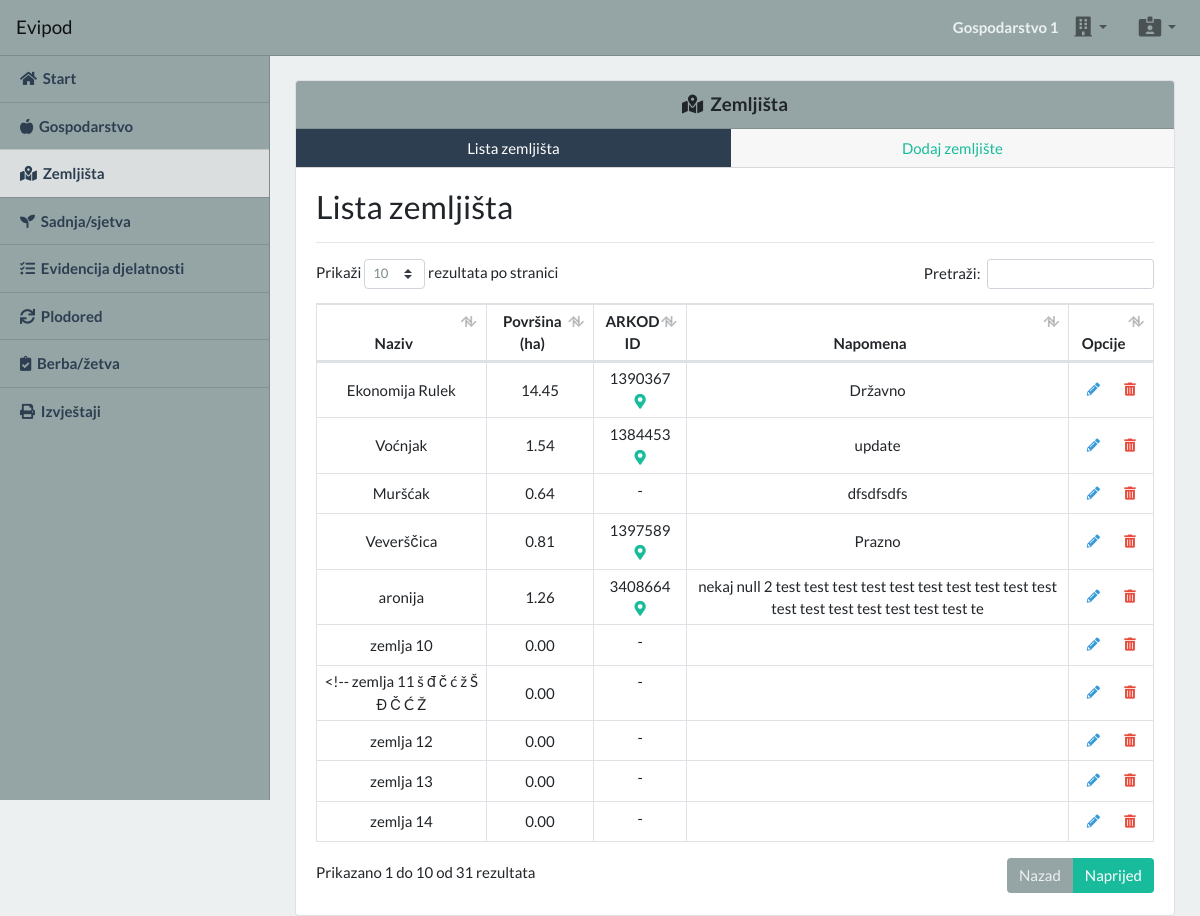
/app/fields (signed in), run on the app's committed database.
### tables this page shows
CREATE TABLE IF NOT EXISTS `business` (
  `business_id` int(11) NOT NULL AUTO_INCREMENT,
  `business_name` varchar(100) NOT NULL,
  `user_id` int(11) NOT NULL,
  `business_owner` varchar(100) NOT NULL,
  `business_oib` varchar(11) NOT NULL,
  `business_mibpg` varchar(11) NOT NULL,
  `business_county` varchar(100) NOT NULL,
  `business_location` varchar(100) NOT NULL,
  `business_post` varchar(5) NOT NULL,
  `business_address` varchar(100) NOT NULL,
  `business_email` varchar(100) NOT NULL,
  `business_tel` varchar(100) NOT NULL,
  `business_mob` varchar(100) NOT NULL,
  `created_at` timestamp NOT NULL DEFAULT CURRENT_TIMESTAMP,
  `updated_at` timestamp NOT NULL DEFAULT CURRENT_TIMESTAMP ON UPDATE CURRENT_TIMESTAMP,
  PRIMARY KEY (`business_id`),
  KEY `user_id` (`user_id`)
);

CREATE TABLE IF NOT EXISTS `fields` (
  `field_id` int(11) NOT NULL AUTO_INCREMENT,
  `business_id` int(11) NOT NULL,
  `field_name` varchar(100) NOT NULL,
  `field_size` decimal(10,2) NOT NULL,
  `field_arkod` varchar(7) NOT NULL,
  `field_note` varchar(100) NOT NULL,
  `created_at` timestamp NOT NULL DEFAULT CURRENT_TIMESTAMP,
  `updated_at` timestamp NOT NULL DEFAULT CURRENT_TIMESTAMP ON UPDATE CURRENT_TIMESTAMP,
  PRIMARY KEY (`field_id`),
  KEY `business_id` (`business_id`)
);

### app/fields.php (the view, shortened to what this page needs)
<?php
require_once "./includes/connection.php";
$userId = $_SESSION['user_id'];
?>
<?php include('./includes/partials/index_head.php'); ?>
<body class="bg-light">
  <?php include('./includes/partials/index_header.php'); ?>
  <?php include('./includes/partials/index_sidebar.php'); ?>
  <section class="content">
    <div class="container-fluid">
      <div class="card">
        <h5 class="card-header text-center bg-secondary">
          <i class="fas fa-map-marked-alt"></i><strong>&nbsp;&nbsp;Zemljišta</strong>
        </h5>
        <div class="card-header p-0">
          <ul class="nav nav-pills nav-fill flex-column flex-sm-row" id="fieldsTab" role="tablist">
            <li class="nav-item">
              <a class="nav-link rounded-0 active" id="fieldsListTab" data-toggle="tab" href="#fieldsList" role="tab">Lista zemljišta</a>
            </li>
            <li class="nav-item">
              <a class="nav-link rounded-0" id="fieldsAddTab" data-toggle="tab" href="#fieldsAdd" role="tab">Dodaj
                zemljište</a>
            </li>
          </ul>
        </div>
        <div class="card-body">
          <div class="tab-content" id="fieldsTabContent">
            <div class="tab-pane fade show active" id="fieldsList" role="tabpanel">
              <h3>Lista zemljišta</h3>
              <hr>
              <table class="table table-sm table-bordered table-hover text-center datatable-enable" id="fieldsTable">
                <thead>
                  <tr>
                    <th>Naziv</th>
                    <th>Površina (ha)</th>
                    <th>ARKOD ID</th>
                    <th>Napomena</th>
                    <th style="width: 10%">Opcije</th>
                  </tr>
                </thead>
                <tbody>
                  <?php
                  $query = $conn->prepare("SELECT * FROM fields WHERE business_id = ? ORDER BY created_at");
                  $query->bind_param("i", $resultUser['current_business_id']);
                  $query->execute();
                  $result = $query->get_result();
                  if ($result->num_rows > 0) {
                    while ($row = $result->fetch_assoc()) {
                      echo "<tr>";
                      echo "<td class='align-middle'>{$row['field_name']}</td>";
                      echo "<td class='align-middle'>{$row['field_size']}</td>";
                      echo $row['field_arkod'] != '' ? "<td>{$row['field_arkod']}<a href='http://preglednik.arkod.hr/ARKOD-Web/#layers=OSNOVNI%20PROSTORNI%20PODACI,DOF-client,ZU-client&map_sc=7142&query=LPIS:ID:{$row['field_arkod']}&feature=LPIS:{$row['field_arkod']}' target='_blank' rel='noopener noreferrer' title='Lokacija'><i class='fas fa-map-marker-alt px-2'></i></a></td>" : "<td>-</td>";
                      echo "<td class='align-middle'>{$row['field_note']}</td>";
                      echo "<td class='align-middle'>
                              <div class='btn-group btn-group-sm d-flex' role='group'>
                                <button type='button' class='btn btn-link text-info fieldsEditBtn' title='Uredi' data-fields-id-edit='{$row['field_id']}'><i class='fas fa-pencil-alt'></i></button>
                                <button type='button' class='btn btn-link text-danger fieldsDeleteBtn' title='Izbriši' data-fields-id-delete='{$row['field_id']}'><i class='fas fa-trash-alt'></i></button>
                              </div>
                            </td>";
                      echo "</tr>";
                    }
                  }
                  ?>
                </tbody>
              </table>
            </div>
          </div>
        </div>
      </div>
    </div>
  </section>
</body>
</html>

### app/includes/partials/index_header.php (shortened to what this page needs)
<?php
$queryUser = $conn->prepare("SELECT * FROM users WHERE user_id = ? LIMIT 1");
$queryUser->bind_param("i", $userId);
$queryUser->execute();
$resultUser = $queryUser->get_result()->fetch_assoc();
if ($resultUser['current_business_id'] != NULL) {
  $queryCurrentBusiness = $conn->prepare("SELECT * FROM business WHERE business_id = ? LIMIT 1");
  $queryCurrentBusiness->bind_param("i", $resultUser['current_business_id']);
  $queryCurrentBusiness->execute();
  $resultCurrentBusiness = $queryCurrentBusiness->get_result()->fetch_assoc();
}
?>
<header class="header">
  <nav class="navbar fixed-top navbar-expand-lg navbar-light bg-secondary border-bottom border-dark">
    <a class="navbar-brand d-none d-lg-block brandTopScroll" href="">Evipod</a>
    <div class="collapse navbar-collapse" id="navbarSupportedContent">
      <ul class="navbar-nav ml-auto mt-2 mt-lg-0">
        <?php if ($resultUser['current_business_id'] != NULL) : ?>
          <span class="navbar-text text-light font-weight-bold mr-2 d-none d-lg-block">
            <?php echo strlen($resultCurrentBusiness['business_name']) > 20 ? substr($resultCurrentBusiness['business_name'], 0, 20) . "..." : $resultCurrentBusiness['business_name']; ?>
          </span>
          <li class="nav-item dropdown" title="Odabir gospodarstva">
            <a class="nav-link dropdown-toggle" href="#" id="opgSelectDropdownBtn" role="button" data-toggle="dropdown">
              <i class="fas fa-building fa-lg"></i>
            </a>
          </li>
        <?php endif; ?>
        <li class="nav-item dropdown ml-lg-3" title="Meni">
          <a class="nav-link dropdown-toggle" href="#" id="navbarDropdown" role="button" data-toggle="dropdown">
            <i class="fas fa-id-card-alt fa-lg"></i>
          </a>
        </li>
      </ul>
    </div>
  </nav>
</header>

### app/styles/custom.css (style rules this page uses)
.content { padding-top: 70px; }
@media (min-width: 992px) { .content { padding: 80px 10px 0 280px; } }

### data on the page
business: business_name "Gospodarstvo 1"
fields: field_name "Ekonomija Rulek", field_size "14.45", field_arkod "1390367", field_note "Državno"
fields: field_name "Voćnjak", field_size "1.54", field_arkod "1384453", field_note "update"
fields: field_name "Muršćak", field_size "0.64", field_note "dfsdfsdfs"
fields: field_name "Veverščica", field_size "0.81", field_arkod "1397589", field_note "Prazno"
fields: field_name "aronija", field_size "1.26", field_arkod "3408664", field_note "nekaj null 2 test test test test test test test test test test test test test test test test test te"
fields: field_name "zemlja 10", field_size "0.00"
fields: field_name "<!-- zemlja 11 š đ č ć ž Š Đ Č Ć Ž", field_size "0.00"
fields: field_name "zemlja 12", field_size "0.00"
fields: field_name "zemlja 13", field_size "0.00"
fields: field_name "zemlja 14", field_size "0.00"
